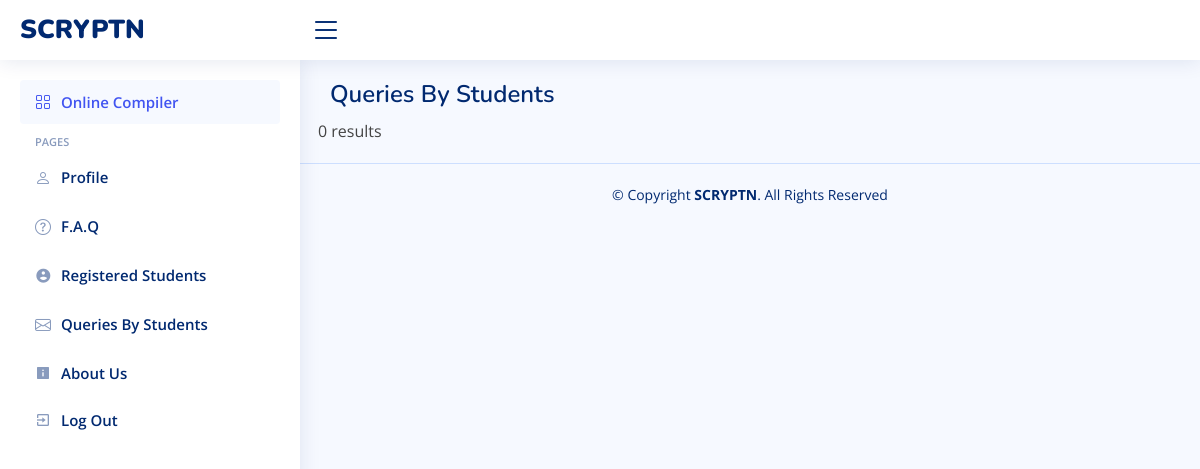
Page /teacher/queries.php on the earlier database version.
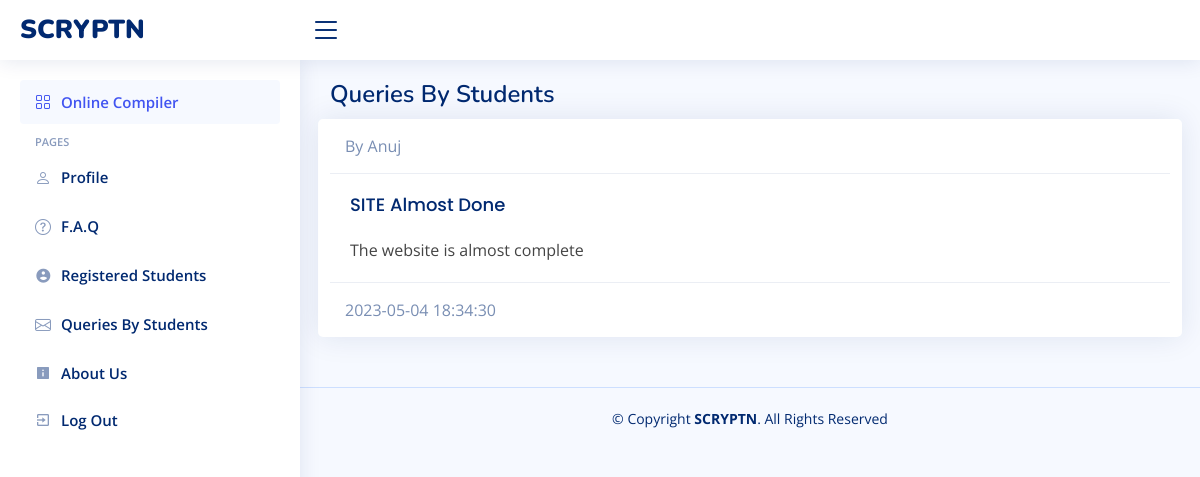
Same page on the later database version.
### tables this page shows
CREATE TABLE `contact` (
  `id` int(32) NOT NULL,
  `name` varchar(255) NOT NULL,
  `email` varchar(255) NOT NULL,
  `subject` varchar(255) NOT NULL,
  `message` varchar(500) NOT NULL,
  `time` timestamp NOT NULL DEFAULT current_timestamp(),
  `status` int(32) NOT NULL DEFAULT 0
);

### teacher/queries.php (the view, shortened to what this page needs)
<!DOCTYPE html>
<html lang="en">
<head>
    <link href="../assets/vendor/bootstrap/css/bootstrap.min.css" rel="stylesheet">
    <link href="../assets/vendor/bootstrap-icons/bootstrap-icons.css" rel="stylesheet">
    <link href="../assets/vendor/boxicons/css/boxicons.min.css" rel="stylesheet">
    <link href="../assets/vendor/quill/quill.snow.css" rel="stylesheet">
    <link href="../assets/vendor/quill/quill.bubble.css" rel="stylesheet">
    <link href="../assets/vendor/remixicon/remixicon.css" rel="stylesheet">
    <link href="../assets/vendor/simple-datatables/style.css" rel="stylesheet">
    <link href="../assets/css/style.css" rel="stylesheet">
</head>
<body>
    <?php include './includes/header.php'; ?>
    <?php include './includes/sidenav.php'; ?>
    <main id="main" class="main">
        <div class="pagetitle">
            <h1>Queries By Students</h1>
        </div>
        <section class="section">
            <div class="row">
                <?php
                $servername = "localhost";
                $username = "root";
                $password = "";
                $databasename = "scr";
                $conn = new mysqli(
                    $servername,
                    $username,
                    $password,
                    $databasename
                );
                $query_file = "SELECT * FROM `contact`";
                $result_file = $conn->query($query_file);
                if ($result_file->num_rows > 0) {
                    while ($row = $result_file->fetch_assoc()) {
                        echo "<div class='card'>";
                        echo "<div class='card-header'> By ".$row['name']."</div>";
                        echo "<div class='card-body'>";
                        echo "<h5 class='card-title'>".$row['subject']."</h5>";
                        echo $row['message'];
                        echo "</div>";
                        echo "<div class='card-footer'>";
                        echo $row['time'];
                        echo "</div>";
                        echo "</div>";
                    }
                } else {
                    echo "0 results";
                }
                ?>
                </div>
        </section>
    </main>
    <footer id="footer" class="footer">
        <div class="copyright">
            &copy; Copyright <strong><span>SCRYPTN</span></strong>. All Rights Reserved
        </div>
    </footer>
</body>
</html>

Differences in the rows shown:
added contact: name "Anuj", subject "SITE Almost Done", message "The website is almost complete", time "2023-05-04 18:34:30"
Other differences:
text no longer shown: "0 results"
